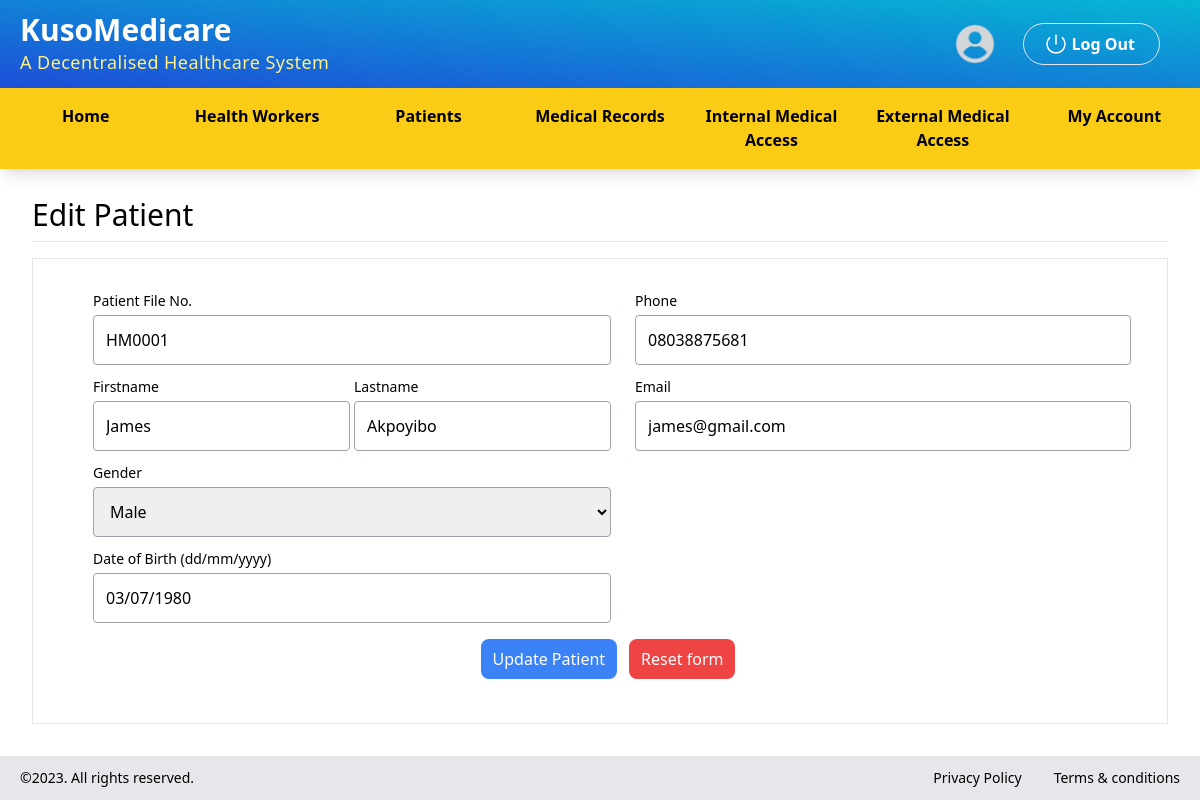
The page /hw/hw_patient/edit/1 on the database its author committed.
### myapp/models.py (models this page shows)
class Patient(models.Model):
    healthprovider = models.ForeignKey(HealthProvider, on_delete=models.CASCADE, related_name='hcp_patient')
    recordno = models.CharField(max_length=100)
    firstname = models.CharField(max_length=50)
    lastname = models.CharField(max_length=50)
    gender = models.CharField(max_length=20)
    dob = models.CharField(max_length=100, blank= True)
    nhis = models.CharField(max_length=50, blank=True)
    phone = models.CharField(max_length=50)
    email = models.CharField(max_length=100)
    picture = models.CharField(max_length=300)
    address = models.CharField(max_length=300)
    user = models.ForeignKey(User, on_delete=models.CASCADE, related_name='pt_user')
    date = models.DateTimeField(default=datetime.now, blank=True)

### myapp/views.py (the view)
# urls.py: path('hw/hw_patient/edit/<int:id>', views.hw_patient_edit, name='hw_patient_edit'),
def hw_patient_edit(request, id):
    patient = Patient.objects.get(id=id)
    if patient is not None:
        return render(request, 'hw/hw_patient_edit.html', {'patient':patient})
    else:
        return HttpResponse('Not Found')

### templates/hw/hw_patient_edit.html (shortened to what this page needs)
{% extends "layout/base.html" %}
{% load static %}
{% block content %}
    <div>
        {% include 'partial/_hw_nav.html' %}
    </div>
    <div class="content-section flex-1 flex-col px-8 py-5">
        <div class="text-3xl border-b border-gray-200 py-2">
            Edit Patient
        </div>
        <div class="flex flex-col border mt-4 p-4">
            <div class="flex flex-col flex-1 w-[100%] mx-auto gap-4">
                    <div class="border-0 flex px-3 py-3">
                            <div class="flex flex-col flex-1">
                                    <form method="POST" action="{% url 'hw_patient_update' patient.id %}" class="flex flex-col w-[100%] space-x-4">
                                        <div class="flex ">
                                                        <div class="left-pane flex-col flex-1 px-4">
                                                                    <div class="flex flex-col border-1">
                                                                        <label
                                                                            for="fileno" class="py-1 text-sm">
                                                                        Patient File No.
                                                                        </label>
                                                                        <input type="text" id="fileno" name="fileno" class="border rounded
                                                                                                                    border-gray-400 py-3 px-3"
                                                                                                                    value="{{ patient.recordno }}" required />
                                                                    </div>
                                                                    <div class="flex space-x-1">
                                                                            <div class="flex-1">
                                                                                    <div class="flex flex-col border-1 mt-2">
                                                                                        <label
                                                                                            for="firstname" class="py-1 text-sm">
                                                                                            Firstname
                                                                                        </label>
                                                                                        <input type="text" id="firstname" name="firstname" class="border rounded
                                                                                                                                    border-gray-400 py-3 px-3"
                                                                                                                    value="{{ patient.firstname }}" required />
                                                                                    </div>
                                                                            </div>
                                                                            <div class="flex-1">
                                                                                    <div class="flex flex-col border-1 mt-2">
                                                                                        <label
                                                                                            for="lastname" class="py-1 text-sm">
                                                                                            Lastname
                                                                                        </label>
                                                                                        <input type="text" id="lastname" name="lastname" class="border rounded
                                                                                                                                    border-gray-400 py-3 px-3"
                                                                                                                    value="{{ patient.lastname }}" required />
                                                                                    </div>
                                                                            </div>
                                                                    </div>
                                                                    <div class="flex flex-col border-1 mt-2">
                                                                        <label
                                                                            for="role" class="py-1 text-sm">
                                                                            Gender
                                                                        </label>
                                                                        <select type="text" id="gender" name="gender" class="border rounded
                                                                                                                    border-gray-400 py-3 px-3"
                                                                                                                    required>
                                                                                <option value="M" {% if patient.gender == 'M' %}selected{% endif %}>Male</option>
                                                                        </select>
                                                                    </div>
                                                                    <div class="flex flex-col border-1 mt-2">
                                                                        <label
                                                                            for="dob" class="py-1 text-sm">
                                                                            Date of Birth (dd/mm/yyyy)
                                                                        </label>
                                                                        <input type="text" id="dob" name="dob" class="border rounded
                                                                                                                    border-gray-400 py-3 px-3"
                                                                                                                    value="{{ patient.dob }}" required />
                                                                    </div>
                                                        </div>
                                                        <div class="flex-1 px-2">
                                                                    <div class="flex flex-col border-1">
                                                                        <label
                                                                            for="phone" class="py-1 text-sm">
                                                                            Phone
                                                                        </label>
                                                                        <input type="text" id="phone" name="phone" class="border rounded
                                                                                                                    border-gray-400 py-3 px-3"
                                                                                                                    value="{{ patient.phone }}" required />
                                                                    </div>
                                                                    <div class="flex flex-col border-1 mt-2">
                                                                        <label
                                                                            for="email" class="py-1 text-sm">
                                                                            Email
                                                                        </label>
                                                                        <input type="email" id="email" name="email" class="border rounded
                                                                                                                    border-gray-400 py-3 px-3"
                                                                                                                    value="{{ patient.email }}" required />
                                                                    </div>
                                                        </div>
                                        </div>
                                        <div class="border-0 text-center mt-3">
                                            <div class="flex justify-center space-x-3">
                                                <button type="submit" class="bg-blue-500 bg-rounded py-2 px-3 rounded-lg text-white mt-1">
                                                    Update Patient
                                                </button>
                                                <a href="{% url 'hw_patient' %}" class="bg-red-500 bg-rounded py-2 px-3 rounded-lg text-white mt-1">
                                                    Reset form
                                                </a>
                                            </div>
                                        </div>
                                    </form>
                            </div>
                    </div>
            </div>
        </div>
    </div>
{% endblock %}

### rows shown on the page
Patient: fileno "HM0001", firstname "James", lastname "Akpoyibo", gender "Male", dob "03/07/1980", phone "08038875681", email "james@gmail.com"
